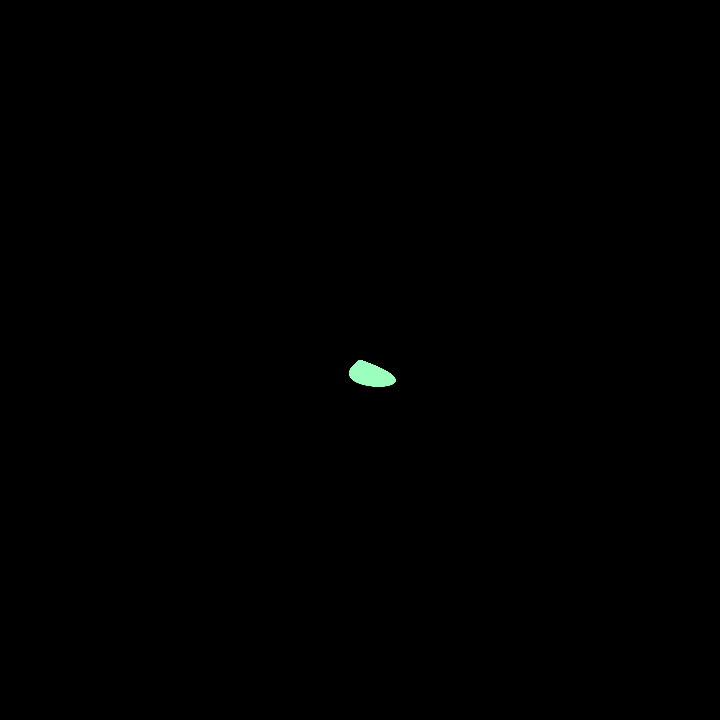
Frame 1 (no input)
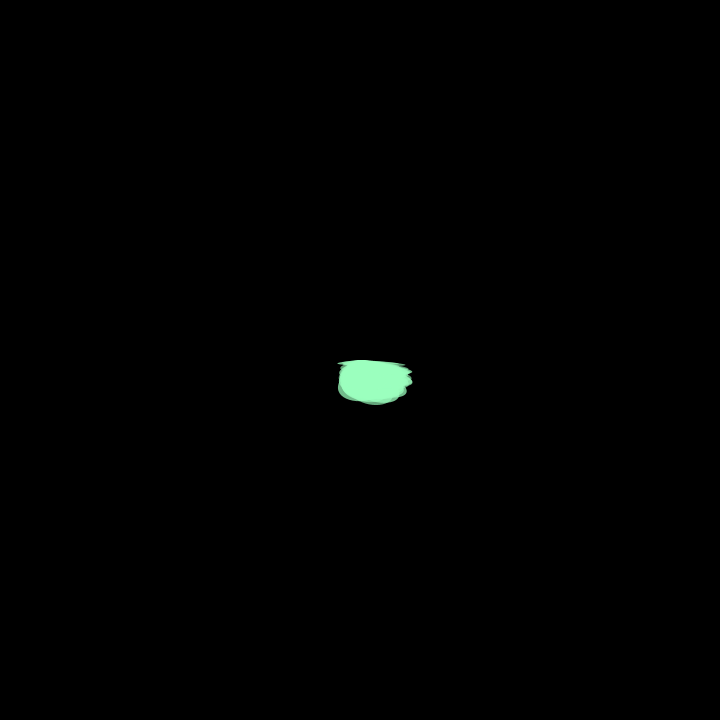
Frame 60 (the mouse pressed at the canvas centre just before this capture)
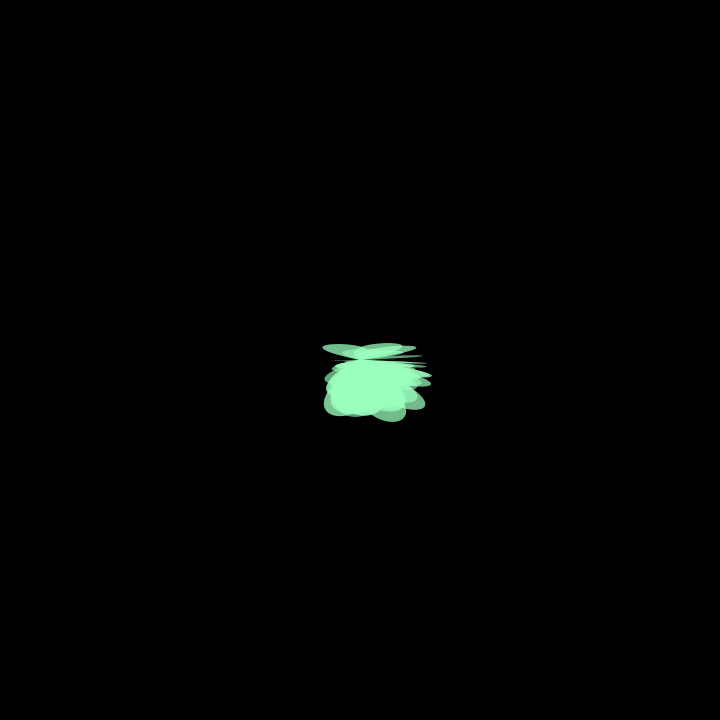
Frame 120 (the mouse held since frame 60 and released just before this capture)

The Processing sketch that drew these frames (run headless with seeded random() and noise(); from frame 60 on, the mouse is pressed at the canvas centre):

// Processing sketch: processing_154151
// ── processing_154151.pde

int col1 = 100;

// DEFINIZIONE DELLA  CLASSE Agente

class Agente
{
    PVector pos;
    PVector vel;
   
    Agente (PVector start) 
    {
        pos = start.get();
        vel = new PVector( random(-0.5,0.5), random(-0.5,0.5) );
    }
   
    void update() 
    {
        if (random(100)<1) 
        {
            vel = new PVector( random(-0.5,0.5), random(-0.5,0.5) );
        }
        pos.add(vel);
        if (pos.dist(centro) > 350) 
        {
            vel.mult(-1);                // inverte la direzione
        }
    }
   
    void display() 
    {
        noStroke();
        fill (col1, 100, 255, random(150,200));
        bezier(width/2.0, height/2.0, pos.x+100, pos.y+35, pos.x-50, pos.y+35, width/2.0, height/2.0); 
    }
}
 
// USO DELLA CLASSE Agente

Agente[] agenti = new Agente[70];
PVector centro;
 
void setup()
{
    size(720, 720);
    colorMode(HSB);
    centro = new PVector(width/2, height/2);
   
    for (int i=0;  i<agenti.length;  i++) 
    {
        agenti[i] = new Agente( centro );
    }
}
 
void draw()
{
    background(0);
    for (Agente a : agenti) 
    {
      a.update();
      a.display();
    }
    switch (key) {
      case 'q' :
      col1 +=50;
      case 'w' :
      col1 -=50;
      }
      
}
